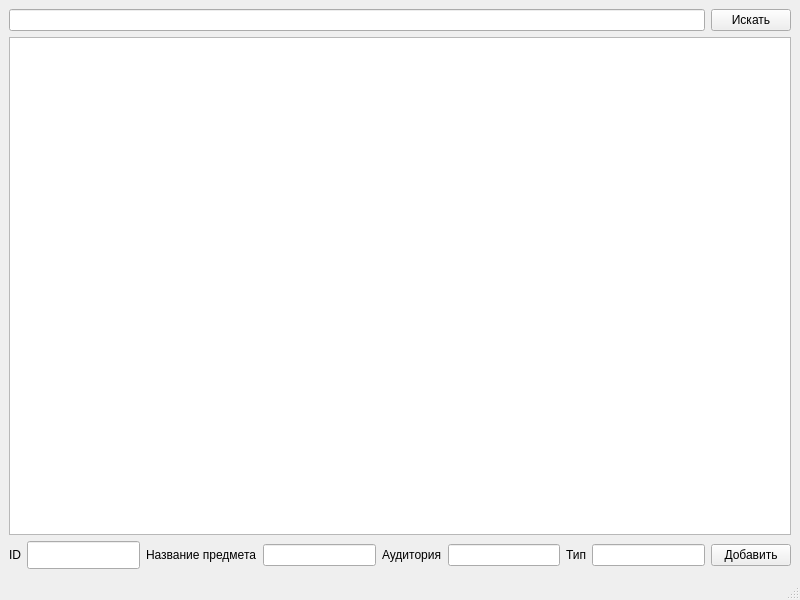
<?xml version="1.0" encoding="UTF-8"?>
<ui version="4.0">
 <class>MainWindow</class>
 <widget class="QMainWindow" name="MainWindow">
  <property name="geometry">
   <rect>
    <x>0</x>
    <y>0</y>
    <width>800</width>
    <height>600</height>
   </rect>
  </property>
  <property name="windowTitle">
   <string>MainWindow</string>
  </property>
  <widget class="QWidget" name="centralwidget">
   <layout class="QVBoxLayout" name="verticalLayout">
    <item>
     <layout class="QHBoxLayout" name="horizontalLayout">
      <item>
       <widget class="QLineEdit" name="input_search"/>
      </item>
      <item>
       <widget class="QPushButton" name="searchButton">
        <property name="text">
         <string>Искать</string>
        </property>
       </widget>
      </item>
     </layout>
    </item>
    <item>
     <widget class="QTextBrowser" name="output">
      <property name="inputMethodHints">
       <set>Qt::ImhNone</set>
      </property>
     </widget>
    </item>
    <item>
     <layout class="QHBoxLayout" name="horizontalLayout_2">
      <item>
       <widget class="QLabel" name="label_2">
        <property name="text">
         <string>ID</string>
        </property>
       </widget>
      </item>
      <item>
       <widget class="QLineEdit" name="input_ID">
        <property name="minimumSize">
         <size>
          <width>99</width>
          <height>28</height>
         </size>
        </property>
        <property name="inputMethodHints">
         <set>Qt::ImhPreferNumbers</set>
        </property>
       </widget>
      </item>
      <item>
       <widget class="QLabel" name="label_3">
        <property name="text">
         <string>Название предмета</string>
        </property>
       </widget>
      </item>
      <item>
       <widget class="QLineEdit" name="input_subj"/>
      </item>
      <item>
       <widget class="QLabel" name="label_4">
        <property name="text">
         <string>Аудитория</string>
        </property>
       </widget>
      </item>
      <item>
       <widget class="QLineEdit" name="input_aud"/>
      </item>
      <item>
       <widget class="QLabel" name="label_5">
        <property name="text">
         <string>Тип</string>
        </property>
       </widget>
      </item>
      <item>
       <widget class="QLineEdit" name="input_type"/>
      </item>
      <item>
       <widget class="QPushButton" name="button_add">
        <property name="text">
         <string>Добавить</string>
        </property>
       </widget>
      </item>
     </layout>
    </item>
   </layout>
  </widget>
  <widget class="QMenuBar" name="menubar">
   <property name="geometry">
    <rect>
     <x>0</x>
     <y>0</y>
     <width>800</width>
     <height>25</height>
    </rect>
   </property>
  </widget>
  <widget class="QStatusBar" name="statusbar"/>
 </widget>
 <tabstops>
  <tabstop>searchButton</tabstop>
  <tabstop>input_ID</tabstop>
  <tabstop>input_aud</tabstop>
  <tabstop>input_subj</tabstop>
  <tabstop>button_add</tabstop>
  <tabstop>output</tabstop>
 </tabstops>
 <resources/>
 <connections>
  <connection>
   <sender>searchButton</sender>
   <signal>clicked()</signal>
   <receiver>MainWindow</receiver>
   <slot>searchLes()</slot>
   <hints>
    <hint type="sourcelabel">
     <x>787</x>
     <y>65</y>
    </hint>
    <hint type="destinationlabel">
     <x>299</x>
     <y>496</y>
    </hint>
   </hints>
  </connection>
  <connection>
   <sender>searchButton</sender>
   <signal>clicked()</signal>
   <receiver>input_search</receiver>
   <slot>clear()</slot>
   <hints>
    <hint type="sourcelabel">
     <x>787</x>
     <y>65</y>
    </hint>
    <hint type="destinationlabel">
     <x>470</x>
     <y>64</y>
    </hint>
   </hints>
  </connection>
  <connection>
   <sender>button_add</sender>
   <signal>clicked()</signal>
   <receiver>MainWindow</receiver>
   <slot>addLes()</slot>
   <hints>
    <hint type="sourcelabel">
     <x>735</x>
     <y>549</y>
    </hint>
    <hint type="destinationlabel">
     <x>399</x>
     <y>299</y>
    </hint>
   </hints>
  </connection>
  <connection>
   <sender>button_add</sender>
   <signal>clicked()</signal>
   <receiver>input_aud</receiver>
   <slot>clear()</slot>
   <hints>
    <hint type="sourcelabel">
     <x>727</x>
     <y>550</y>
    </hint>
    <hint type="destinationlabel">
     <x>565</x>
     <y>561</y>
    </hint>
   </hints>
  </connection>
  <connection>
   <sender>button_add</sender>
   <signal>clicked()</signal>
   <receiver>input_subj</receiver>
   <slot>clear()</slot>
   <hints>
    <hint type="sourcelabel">
     <x>762</x>
     <y>549</y>
    </hint>
    <hint type="destinationlabel">
     <x>380</x>
     <y>561</y>
    </hint>
   </hints>
  </connection>
  <connection>
   <sender>button_add</sender>
   <signal>clicked()</signal>
   <receiver>input_ID</receiver>
   <slot>clear()</slot>
   <hints>
    <hint type="sourcelabel">
     <x>771</x>
     <y>549</y>
    </hint>
    <hint type="destinationlabel">
     <x>84</x>
     <y>547</y>
    </hint>
   </hints>
  </connection>
  <connection>
   <sender>button_add</sender>
   <signal>clicked()</signal>
   <receiver>input_type</receiver>
   <slot>clear()</slot>
   <hints>
    <hint type="sourcelabel">
     <x>760</x>
     <y>556</y>
    </hint>
    <hint type="destinationlabel">
     <x>643</x>
     <y>545</y>
    </hint>
   </hints>
  </connection>
 </connections>
 <slots>
  <slot>searchLes()</slot>
  <slot>addLes()</slot>
 </slots>
</ui>
